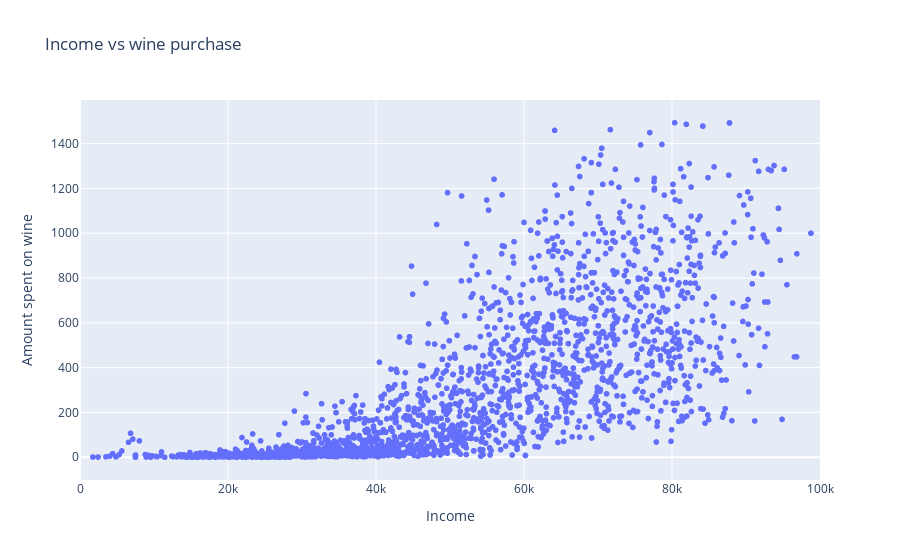

The code cell stored with this chart in its notebook:
### Code cell
fig = px.scatter(x=wine_purchase['Income'], y=wine_purchase['MntWines'], title="Income vs wine purchase")
fig.update_layout(xaxis_range=[0, 100000], xaxis_title="Income", yaxis_title='Amount spent on wine')

### Figure 1 — Plotly figure (JSON) as saved in the notebook; plotly's stock layout.template omitted (floating-point values rounded to 4 significant figures; data arrays with more than 128 entries replaced by an {"elided": "..."} marker saying what was removed)
{"data": [{"hovertemplate": "x=%{x}<br>y=%{y}<extra></extra>", "legendgroup": "", "marker": {"color": "#636efa", "symbol": "circle"}, "mode": "markers", "name": "", "showlegend": false, "type": "scattergl", "x": {"elided": "2240 int values"}, "xaxis": "x", "y": {"elided": "2240 int values"}, "yaxis": "y"}], "layout": {"autosize": true, "legend": {"tracegroupgap": 0}, "title": {"text": "Income vs wine purchase"}, "xaxis": {"anchor": "y", "domain": [0, 1], "range": [0, 100000], "title": {"text": "Income"}, "type": "linear"}, "yaxis": {"anchor": "x", "autorange": true, "domain": [0, 1], "range": [-123.2, 1616.0], "title": {"text": "Amount spent on wine"}, "type": "linear"}}}
